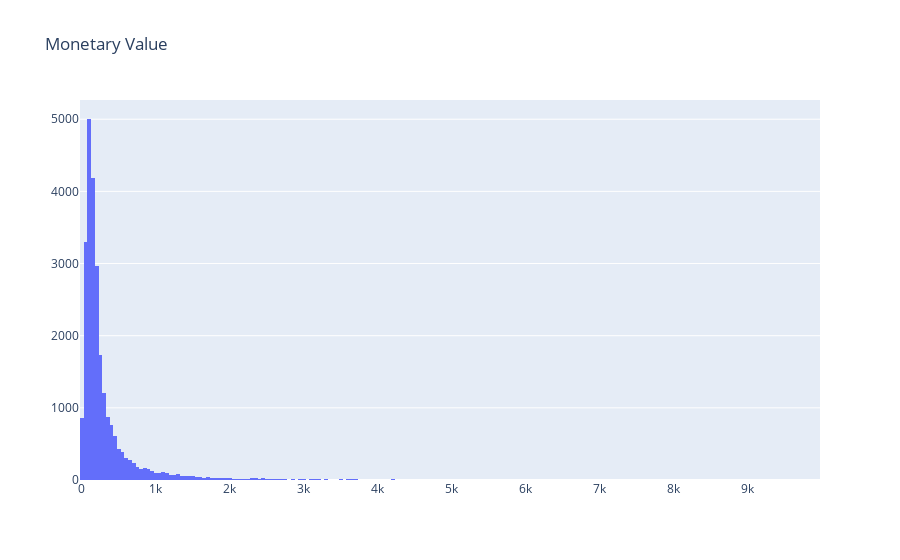

The notebook cell this image was saved under:
### Markdown cell above
Let’s see how our customer database looks like when we cluster them based on revenue. We will calculate revenue for each customer, plot a histogram and apply the same clustering method

### Code cell
#calculate revenue for each customer
tx_revenue = df.groupby('I_lastname').S_RATE.sum().reset_index()

#merge it with our main dataframe
tx_user = pd.merge(tx_user, tx_revenue, on='I_lastname')

#plot the histogram
plot_data = [
    go.Histogram(
        x=tx_user.query('S_RATE < 10000')['S_RATE']
    )
]

plot_layout = go.Layout(
        title='Monetary Value'
    )
fig = go.Figure(data=plot_data, layout=plot_layout)
pyoff.iplot(fig)

### Figure 1 — Plotly figure (JSON) as saved in the notebook; plotly's stock layout.template omitted (floating-point values rounded to 4 significant figures; data arrays with more than 128 entries replaced by an {"elided": "..."} marker saying what was removed)
{"data": [{"type": "histogram", "x": {"elided": "25649 float values"}}], "layout": {"title": {"text": "Monetary Value"}}}
